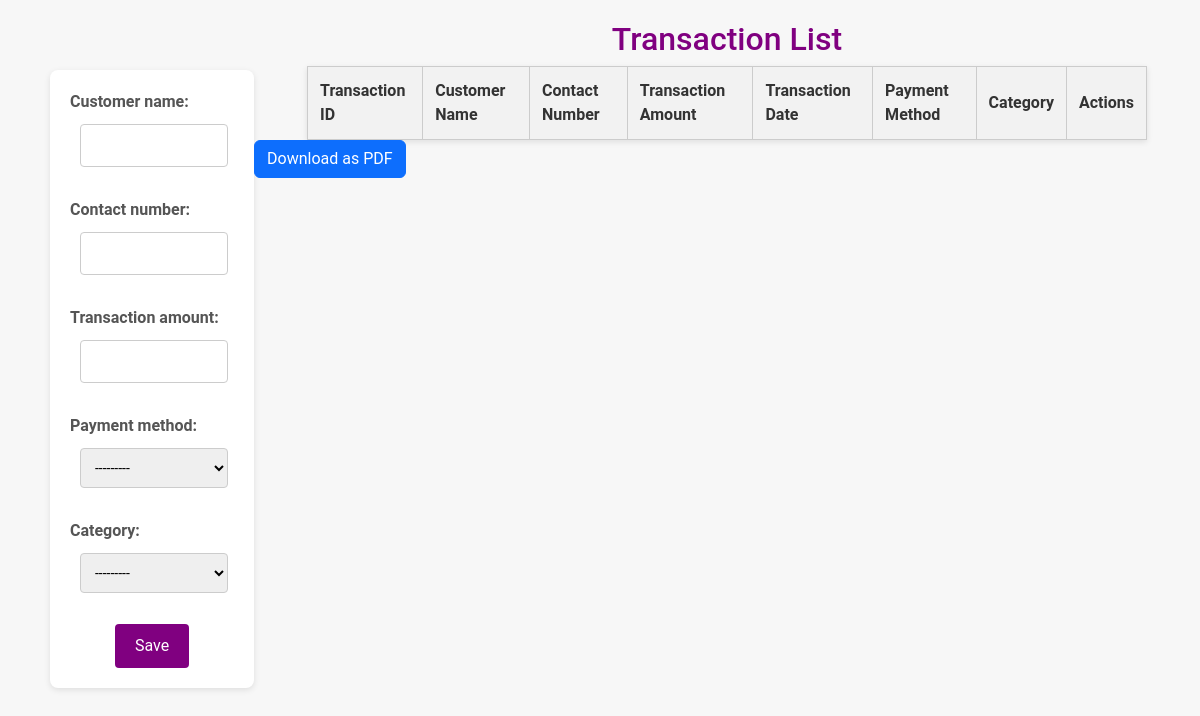
The app's page /recordtransaction, older data.
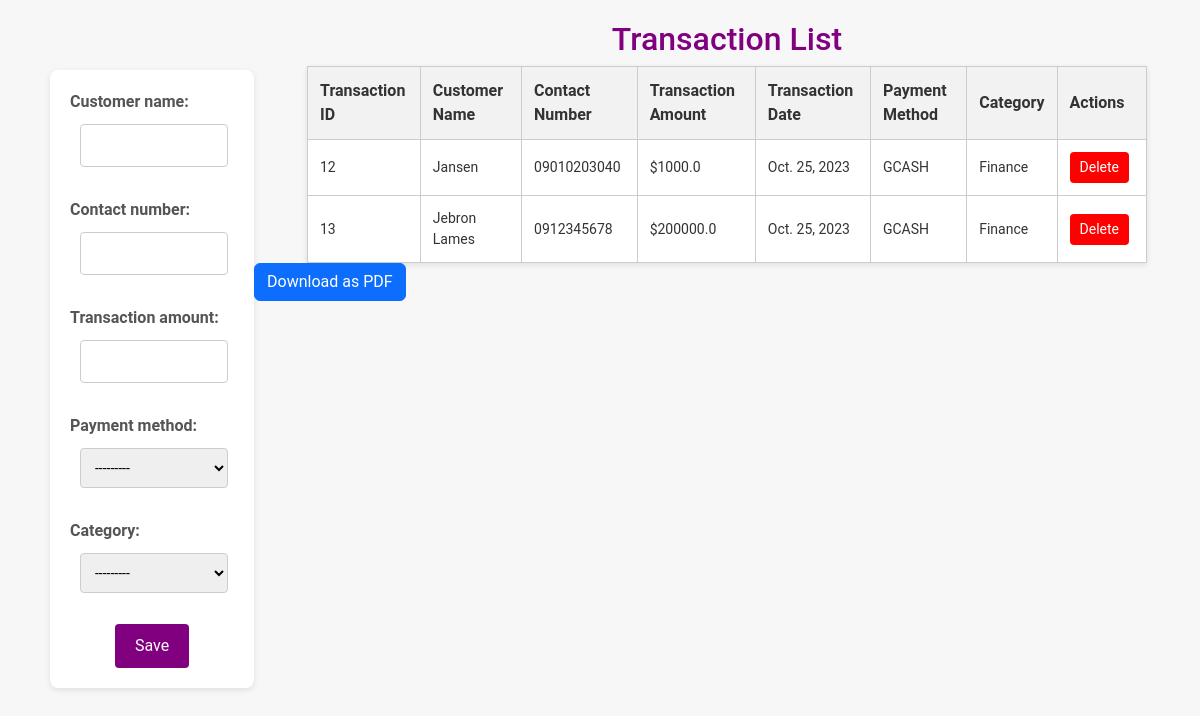
The same page, newer data.
### pages/models.py (models this page shows)
class RecordTransaction(models.Model):
    transaction_id = models.AutoField(primary_key=True)
    customer_name = models.CharField(max_length=20)
    contact_number = models.CharField(max_length=20, unique=True)
    transaction_amount = models.FloatField()
    transaction_date = models.DateField(auto_now=True)
    payment_method = models.ForeignKey(PaymentMethod, on_delete=models.CASCADE)
    category = models.ForeignKey(Category, on_delete=models.CASCADE)

class PaymentMethod(models.Model):
    name = models.CharField(max_length=20)
    description = models.TextField()
    def __str__(self):
        return self.name

class Category(models.Model):
    name = models.CharField(max_length=20)
    description = models.TextField()
    def __str__(self):
        return self.name

### pages/views.py (the view)
# urls.py: path("recordtransaction", views.recordtransaction, name = "recordtransaction"),
def recordtransaction(request):
    if request.method == 'POST':
        form = RecordTransactionForm(request.POST)
        if form.is_valid():
            form.save()
            messages.success(request, "Record Successfully Created")
            return redirect('recordtransaction')  # Redirect to the same page
    else:
        form = RecordTransactionForm()
    all_items = RecordTransaction.objects.all()
    return render(request, 'pages/recordtransaction.html', {'form': form, 'all': all_items})

### pages/forms.py
class RecordTransactionForm(forms.ModelForm):
    class Meta:
        model = RecordTransaction
        fields = '__all__'

### pages/templates/pages/recordtransaction.html (shortened to what this page needs)
{% load static %}
<!DOCTYPE html>
<html lang="en">
	<head>
		<link
			href="https://cdn.jsdelivr.net/npm/bootstrap@5.3.2/dist/css/bootstrap.min.css"
			rel="stylesheet"
		/>
		<link rel="stylesheet" href="{% static 'recordtransaction.css' %}" />
	</head>
	<body>
		<form id="transactionForm" method="post">
			{% csrf_token %} {{ form.as_p }}
			<button type="submit">Save</button>
		</form>
		<h2>Transaction List</h2>
		<div id="pdfContent">
			<table id="transactionTable">
				<thead>
					<tr>
						<th>Transaction ID</th>
						<th>Customer Name</th>
						<th>Contact Number</th>
						<th>Transaction Amount</th>
						<th>Transaction Date</th>
						<th>Payment Method</th>
						<th>Category</th>
						<th>Actions</th>
					</tr>
				</thead>
				<tbody id="transactionList">
					{% for item in all %}
					<tr
						class="transaction-row"
						id="transaction-row-{{ item.transaction_id }}"
					>
						<td>{{ item.transaction_id }}</td>
						<td>{{ item.customer_name }}</td>
						<td>{{ item.contact_number }}</td>
						<td>${{ item.transaction_amount }}</td>
						<td>{{ item.transaction_date }}</td>
						<td>{{ item.payment_method.name }}</td>
						<td>{{ item.category.name }}</td>
						<td>
							<button
								class="delete-button"
								data-transaction-id="{{ item.transaction_id }}"
							>
								Delete
							</button>
						</td>
					</tr>
					{% endfor %}
				</tbody>
			</table>
		</div>
		<button id="downloadPDFButton" class="btn btn-primary">
			Download as PDF
		</button>
	</body>
</html>

Row changes from the older to the newer data that the page shows:
added RecordTransaction: transaction_id "12", customer_name "Jansen", contact_number "09010203040", transaction_amount "1000.0", transaction_date "Oct. 25, 2023", payment_method.name "GCASH", category.name "Finance"
added RecordTransaction: transaction_id "13", customer_name "Jebron Lames", contact_number "0912345678", transaction_amount "200000.0", transaction_date "Oct. 25, 2023", payment_method.name "GCASH", category.name "Finance"
